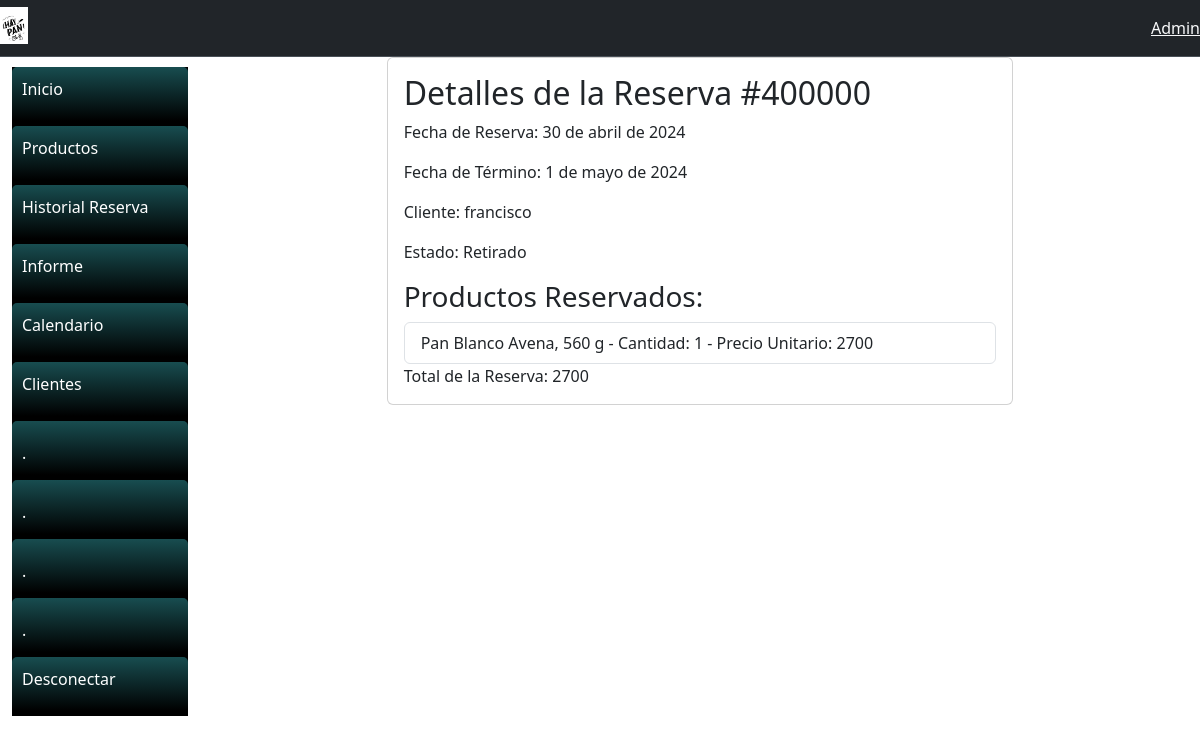
Page /reserva/400000/ on the committed database.
### gestionReserva/models.py (models this page shows, shortened)
class Reserva(models.Model):
    numeroOrden = models.IntegerField()
    fechaInicio = models.DateField()
    fechaTermino = models.DateField()
    cliente = models.ForeignKey(Cliente, on_delete=models.CASCADE, default=1)
    productos = models.ManyToManyField(Producto)
    tipo_choices = [
        ('1', 'Solicitado'),
        ('2', 'En Espera'),
        ('3', 'Retirado'),
        ('4', 'Cancelado Cliente'),
        ('5', 'Cancelado Comerciante'),
        ('6', ' Expirado Expirado'),
    ]
    estado = models.CharField(
        max_length=10, choices=tipo_choices, default='Solicitado')
    def calcular_total(self):
        total = sum(producto.precio * producto.cantidad for producto in self.productos.all())
        return total
    """
        1 Solicitado
        2 En Espera
        3 Retirado
        4 Cancelado Cliente
        5 Cancelado Comerciante
        6 Expirado

    """

class Cliente(models.Model):
    nombre = models.CharField(max_length=50, null=False)
    apellidoP = models.CharField(max_length=50, null=False)
    apellidoM = models.CharField(max_length=50, null=False)
    correo = models.EmailField(
        max_length=50, null=True, blank=True, unique=True)
    contrasenia = models.CharField(max_length=30, null=False)
    telefono = models.CharField(max_length=10, null=True, blank=True)
    direccion = models.CharField(max_length=90, null=False)
    class Meta:
        managed = True

class Producto(models.Model):
    nombre = models.CharField(max_length=50, null=False)
    descripcion = models.CharField(max_length=250, null=True, blank=True)
    cantidad = models.IntegerField(default=0)
    precio = models.IntegerField(default=0)
    imagen = models.ImageField(upload_to="Producto", null=True)
    local = models.ForeignKey(Local, on_delete=models.CASCADE, default=1)

### gestionReserva/views.py (the view)
# urls.py: path('reserva/<int:numero_orden>/', views.reserva, name='reserva'),
def reserva(request, numero_orden):
    reserva = get_object_or_404(Reserva, numeroOrden=numero_orden)
    context = {
        'reserva': reserva
    }
    return render(request, 'reserva.html', context)

### gestionReserva/templates/cliente/reserva.html
{% extends 'cliente/base.html' %}
{% load static %}
{% block content %}
<div class="container">
  <div class="row justify-content-center">
    <div class="col-md-8">
      <div class="card">
        <div class="card-body">
          <h2 class="card-title">Detalles de la Reserva #{{ reserva.numeroOrden }}</h2>
          <p class="card-text">Fecha de Reserva: {{ reserva.fechaInicio }}</p>
          <p class="card-text">Fecha de Término: {{ reserva.fechaTermino }}</p>
          <p class="card-text">Cliente: {{ reserva.cliente.nombre }}</p>
          <p class="card-text">Estado: {{ reserva.get_estado_display }}</p>
          <h3>Productos Reservados:</h3>
          <ul class="list-group">
            {% for producto in reserva.productos.all %}
            <li class="list-group-item">{{ producto.nombre }} - Cantidad: {{ producto.cantidad }} - Precio Unitario: {{ producto.precio }}</li>
            {% endfor %}
          </ul>
          <p class="card-text">Total de la Reserva: {{ reserva.calcular_total }}</p>
        </div>
      </div>
    </div>
  </div>
</div>
{% endblock %}

### rows in the picture
Reserva: numeroOrden "400000", fechaInicio "30 de abril de 2024", fechaTermino "1 de mayo de 2024", cliente.nombre "francisco", estado "Retirado", calcular_total "2700"
Producto: nombre "Pan Blanco Avena, 560 g", cantidad "1", precio "2700"
